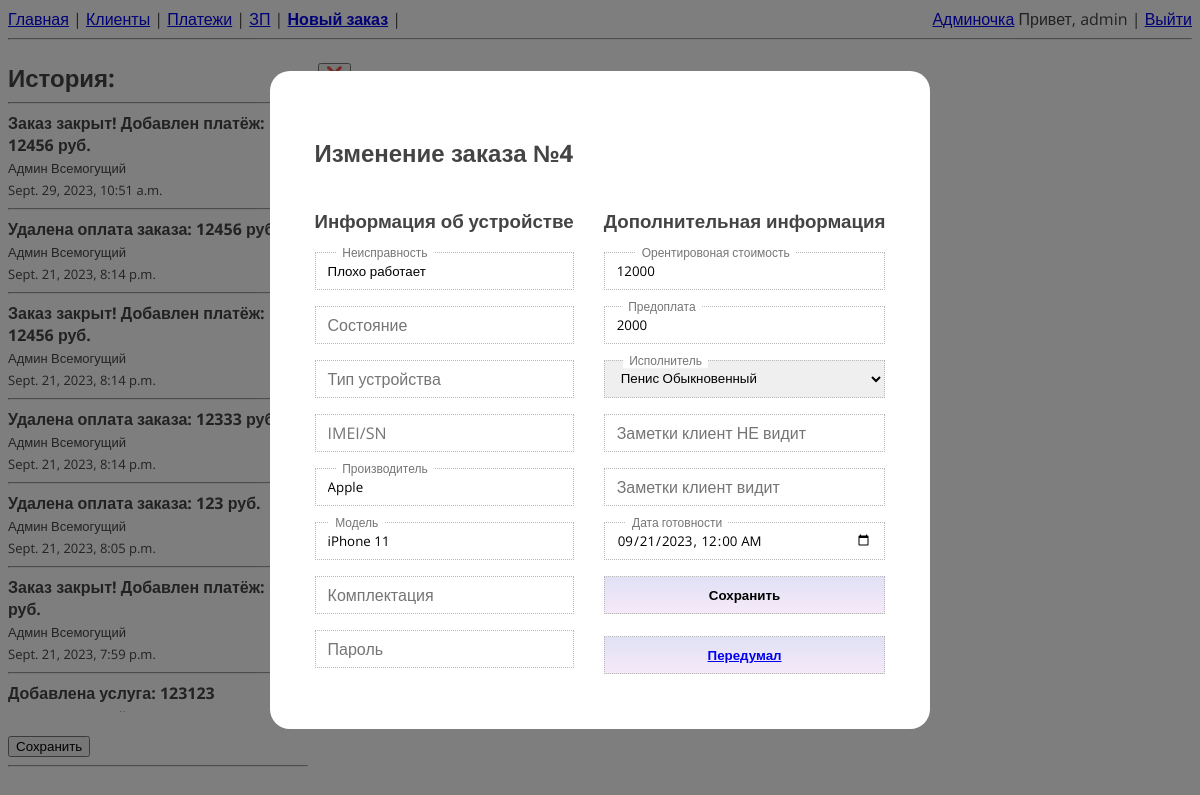
The app's page /order/4/edit/ (signed in) with its own data.
### users/models.py (models this page shows)
class Employees(AbstractUser):
    percent = models.IntegerField(verbose_name='Процент от заказа', default=50)
    earnings = models.IntegerField(default=0, verbose_name='Заработок с последней выплаты')
    def __str__(self) -> str:
        full_name = super().get_full_name()
        return full_name

### orders/models.py (models this page shows, shortened)
class OrderHistory(models.Model):
    order = models.ForeignKey(Order, on_delete=models.CASCADE, verbose_name='Заказ')
    employee = models.ForeignKey(Employees, on_delete=models.PROTECT, null=True, blank=True,
                                verbose_name='Исполнитель')
    date = models.DateTimeField(default=datetime.now())
    message = models.CharField(max_length=200, verbose_name='Сообщение')

class Order(models.Model):
    class Meta:
        verbose_name = 'Заказ'
        verbose_name_plural = 'Заказы'
        ordering = ['-pk']
    def get_finance_data(self):
        works = Works.objects.filter(order_id=self.pk)
        payments = Payments.objects.filter(order_id=self.pk)
        prepayments_sum, profit, price = 0, 0, 0
        for payment in payments:
            prepayments_sum += payment.income + payment.expense
        for work in works:
            work_price = (work.price - work.discount) * work.quantity
            price += work_price
            profit += work_price - (work.cost * work.quantity)
        client_debt = price - prepayments_sum
        finance_data = {'profit': profit, 'client_debt': client_debt}
        return finance_data
    def get_order_data(self):
        order_data = {}
        order_data['order'] = self
        order_data['client'] = order_data['order'].client
        order_data['works'] = Works.objects.filter(order_id=order_data['order'].pk)
        order_data['payments'] = Payments.objects.filter(order_id=order_data['order'].pk)
        order_data['history'] = OrderHistory.objects.filter(order_id=order_data['order'].pk).order_by('-pk')
        print('!!!!! ДАННЫЕ ИЗ БД !!!!!')
        cache.set_many({
            'order': order_data['order'],
            'client': order_data['client'],
            'works': order_data['works'],
            'payments': order_data['payments'],
            'history': order_data['history']
        })
        return order_data
    def get_order_data_cached(self):
        order_data_cached = {}
        order_data_cached['order'] = cache.get('order')
        order_data_cached['client'] = cache.get('client')
        order_data_cached['works'] = cache.get('works')
        order_data_cached['payments'] = cache.get('payments')
        order_data_cached['history'] = cache.get('history')
        print('!!!!! ДАННЫЕ ИЗ КЭША !!!!!')
        if not order_data_cached['order']:
            order_data_cached = self.get_order_data()
        return order_data_cached
    client = models.ForeignKey(Client, on_delete=models.PROTECT, verbose_name='Клиент')
    employee = models.ForeignKey(Employees, on_delete=models.PROTECT, null=True, blank=True,
                                verbose_name='Исполнитель')
    whats_broken = models.CharField(max_length=50, verbose_name='Неисправность')
    device_appearance = models.CharField(max_length=80, blank=True,
                                         default='', verbose_name='Состояние')
    device_type = models.CharField(max_length=20, blank=True, default='',
                                   verbose_name='Тип устройства')
    imei = models.CharField(max_length=20, blank=True, default='', verbose_name='IMEI/SN')
    device_brand = models.CharField(max_length=20, verbose_name='Производитель')
    device_model = models.CharField(max_length=20, verbose_name='Модель')
    device_kit = models.CharField(max_length=80, blank=True, default='',
                                  verbose_name='Комплектация')
    device_pass = models.CharField(max_length=20, blank=True, default='',
                                   verbose_name='Пароль')
    price = models.IntegerField(verbose_name='Орентировоная стоимость')
    note_hidden = models.CharField(max_length=150, blank=True, default='',
                                   verbose_name='Заметки клиент НЕ видит')
    note_client = models.CharField(max_length=150, blank=True, default='',
                                   verbose_name='Заметки клиент видит')
    prepayment = models.IntegerField(null=True, blank=True, verbose_name='Предоплата')
    profit = models.IntegerField(null=True, default=0, verbose_name='Профит')
    debt = models.IntegerField(null=True, default=0, verbose_name='Клиент должен')
    date_creation = models.DateTimeField(default=datetime.now(), null=True, verbose_name='Дата создания')
    date_completion = models.DateTimeField(null=True, verbose_name='Дата готовности')
    in_work = models.BooleanField(default=True)

### orders/views.py (the view)
# urls.py: path('order/<int:order_id>/edit/', EditOrder.as_view(), name='edit_order'),
class EditOrder(PermissionRequiredMixin, UpdateView):
    permission_required = 'orders.change_order'
    login_url = reverse_lazy('login')
    model = Order
    form_class = OrderForm
    template_name = 'edit_order.html'
    pk_url_kwarg = 'order_id'
    def get_context_data(self, **kwargs):
        context = self.object.get_order_data_cached()
        if 'form' not in kwargs:
            context['form'] = OrderForm(instance=self.object)
        else:
            context['form'] = kwargs['form']
        return context

### clients/models.py (called while the page is built)
    def __str__(self):
        return self.source

### orders/models.py (called while the page is built)
    def get_absolute_url(self):
        return reverse('edit_work', kwargs={'order_id': self.order_id, 'work_id': self.pk})

### orders/templates/edit_order.html (shortened to what this page needs)
{% extends "order.html" %}
{% block popup %}
{% if perms.clients.change_order %}
    <div class="popup open" id="edit_order_popup">
        <div class="popup__box">
            <h2>Изменение заказа №{{order.pk}} </h2>
            <form action="{% url 'edit_order' order.pk %}" method="POST">
                <div class="textcols">
                    <div class="textcols.item">
                        <h3><label>Информация об устройстве</label></h3>
                        {% for field in form %}
                            <div class="text-field text-field_floating">
                                {{ field }}
                                <label for="field.id_for_label" class="text-field__label">{{ field.label }}</label>
                            </div>
                            {% if field.id_for_label == 'id_device_pass'%}
                                </div>
                                    <div class="textcols.item">
                                    <h3><label>Дополнительная информация</label></h3>
                            {% endif %}
                        {% endfor %}
                        <input type="submit" value="Сохранить" class="form_button"><br>
                        <button class="form_button"><a href="{% url 'order' order.pk %}">Передумал</a></button>
                        </div>
                    </div>
                </div>
        </div>
    </div>
{% endif %}
{% endblock popup %}

### orders/templates/order.html (shortened to what this page needs)
{% extends "base.html" %}
{% load static %}
{% block content%}
<div class="order_containers">
    <div class="order_containers-history">
        <font size="5"><b>История: </b></font>
        <hr>
        <div class="scrollable">
        {% for message in history %}
            <b>{{ message.message }}</b> <br>
            <font size="2">{{ message.employee.get_full_name }}</font> <br>
            <font size="2">{{ message.date }}</font>
            <hr>
        {% endfor %}
        </div>
            {% if perms.orders.add_order %}
        <form method="POST" action="{% url 'add_history_message' order.pk %}">
            <br>
                <input type="submit" value="Сохранить">
            {% endif %}
        </form>
        <hr>
    </div>
    <div class="order_containers-content">
        {% if perms.orders.delete_order %}
            <button><a href="{% url 'delete_order' order.pk %}">&#10060;</a></button>
        {% endif %}
        {% block popup %} {% endblock popup %}
    </div>
</div>
{% endblock content %}

### my_service/templates/base.html (shortened to what this page needs)
<!DOCTYPE html>
{% load static %}
<html>
<head>
    <link rel="stylesheet" href="{% static 'css/style.css' %}" />
    <link rel="stylesheet" href="{% static 'css/table.css' %}" />
    <link rel="stylesheet" href="{% static 'css/popup.css' %}" />
</head>
<body>
    <div>
        <a href="{% url 'orders' %}">Главная</a> |
        <a href="{% url 'clients' %}">Клиенты</a> |
        <a href="{% url 'payments' %}">Платежи</a> |
        <a href="{% url 'main_salary' %}">ЗП</a> |
        <a href="{% url 'create_order' %}"><b>Новый заказ</b></a> |
        {% if request.user.is_authenticated %}
            <div class="last">
            {% if request.user.is_superuser %}
                <a href="/admin/">Админочка</a>
            {% endif %}
            Привет, {{ request.user.username }} |
            <a href="{% url 'logout' %}">Выйти</a>   </div>
        {% else %}
            <div class="last"><a href="{% url 'login' %}"><b>Войти</b></a> |
            <a href="{% url 'register' %}"><b>Регистрация</b></a></div>
        {% endif %}
    </div>
    <hr>
    <div>{% block content%}{% endblock content %}</div>
</body>
</html>

### my_service/static/css/style.css (style rules this page uses)
*, *::before, *::after { box-sizing: border-box; }
.text-field { margin-bottom: 1rem; }
.text-field__label { display: block; margin-bottom: 20px; }
.text-field__input { display: block; width: 100%; height: calc(2.25rem + 2px); margin-bottom: 0px; padding: 0px 0.75rem; font-family: inherit; border: 1px dotted #b8b8b8; }
.text-field__label { display: block; margin-bottom: 0.25rem; }
.text-field_floating { position: relative; }
.text-field_floating .text-field__label { position: absolute; top: 50%; left: 0.3125rem; display: flex; transform: translateY(-50%); pointer-events: none; border: none; background-color: #fff; color: #757575; padding-left: 0.5rem; padding-right: 0.5rem; transition: top 0.1s ease-in-out, scale 0.1s ease-in-out; }
.text-field_floating .text-field__input::placeholder { color: transparent; }
.text-field_floating .text-field__input:focus~.text-field__label, .text-field_floating .text-field__input:not(:placeholder-shown)~.text-field__label { top: 0; transform: translateY(-50%) scale(0.75); }
.form_button { display: block; width: 100%; height: calc(2.25rem + 2px); margin-bottom: 0px; padding: 0px 0.75rem; font-family: inherit; font-weight: 700; border: 1px dotted #b8b8b8; background: linear-gradient(rgba(61, 61, 190, 0.158), rgba(142, 15, 180, 0.089)); }
body { font-family: 'Open Sans', sans-serif; font-weight: 400; font-size: 16px; color: #444444; background-color: rgb(253, 253, 253); }
.textcols { display: flex; flex-direction: row; flex-wrap: wrap; justify-content: center; gap: 30px; }
.last { float: right; }
.order_containers { position: fixed; display: flex; flex-direction: row; flex-wrap: wrap; gap: 10px; width: 100%; height: calc(100vh - 80px) ; }
.order_containers-content { flex-direction: column; min-width: 600px; width: 70%; height: 100vh; flex-grow: 1; overflow-y: auto; }
.order_containers-history { flex-direction: column; min-width: 250px; width: 250px; height: 100vh; overflow-y: auto; flex-grow: 1; }
div.scrollable { width: 100%; height: 75vh; margin: 0; padding: 0; overflow: auto; }

### my_service/static/css/popup.css (style rules this page uses)
.popup { position: fixed; left: 0; top: 0; width: 100%; height: 100vh; z-index: 99998; background-color: rgba(0,0,0,.5); display: grid; align-items: center; justify-content: center; overflow-y: auto; visibility: hidden; opacity: 0; transition: visibility .4s, opacity .4s; }
.popup__box { min-width: 500px; max-width: 1000px; padding: 45px; z-index: 1; margin: 15px 15px; background-color: white; border-radius: 3%; }
.popup.open { visibility: visible; opacity: 1; }

### records on screen
Employees: user.username "admin"
OrderHistory: message "Заказ закрыт! Добавлен платёж: 12456 руб.", employee.get_full_name "Админ Всемогущий", date "Sept. 29, 2023, 10:51 a.m."
OrderHistory: message "Удалена оплата заказа: 12456 руб.", employee.get_full_name "Админ Всемогущий", date "Sept. 21, 2023, 8:14 p.m."
OrderHistory: message "Заказ закрыт! Добавлен платёж: 12456 руб.", employee.get_full_name "Админ Всемогущий", date "Sept. 21, 2023, 8:14 p.m."
OrderHistory: message "Удалена оплата заказа: 12333 руб.", employee.get_full_name "Админ Всемогущий", date "Sept. 21, 2023, 8:14 p.m."
OrderHistory: message "Удалена оплата заказа: 123 руб.", employee.get_full_name "Админ Всемогущий", date "Sept. 21, 2023, 8:05 p.m."
OrderHistory: message "Заказ закрыт! Добавлен платёж: 123 руб.", employee.get_full_name "Админ Всемогущий", date "Sept. 21, 2023, 7:59 p.m."
OrderHistory: message "Добавлена услуга: 123123"
Order: pk "4", form "Плохо работает" "Apple" "iPhone 11" "12000" "2000" "Пенис Обыкновенный" "09/21/2023 00:00"
